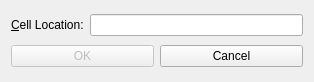
<?xml version="1.0" encoding="UTF-8"?>
<ui version="4.0">
 <class>GoToCellDialog</class>
 <widget class="QWidget" name="GoToCellDialog">
  <property name="geometry">
   <rect>
    <x>0</x>
    <y>0</y>
    <width>314</width>
    <height>82</height>
   </rect>
  </property>
  <property name="windowTitle">
   <string>Go to Cell</string>
  </property>
  <layout class="QVBoxLayout" name="verticalLayout">
   <item>
    <layout class="QHBoxLayout" name="horizontalLayout">
     <item>
      <widget class="QLabel" name="label">
       <property name="text">
        <string>&amp;Cell Location:</string>
       </property>
       <property name="buddy">
        <cstring>lineEdit</cstring>
       </property>
      </widget>
     </item>
     <item>
      <widget class="QLineEdit" name="lineEdit"/>
     </item>
    </layout>
   </item>
   <item>
    <layout class="QHBoxLayout" name="horizontalLayout_2">
     <item>
      <widget class="QPushButton" name="okButton">
       <property name="enabled">
        <bool>false</bool>
       </property>
       <property name="text">
        <string>OK</string>
       </property>
       <property name="default">
        <bool>true</bool>
       </property>
      </widget>
     </item>
     <item>
      <widget class="QPushButton" name="cancelButton">
       <property name="text">
        <string>Cancel</string>
       </property>
      </widget>
     </item>
    </layout>
   </item>
  </layout>
 </widget>
 <tabstops>
  <tabstop>okButton</tabstop>
  <tabstop>lineEdit</tabstop>
  <tabstop>cancelButton</tabstop>
 </tabstops>
 <resources/>
 <connections/>
</ui>
